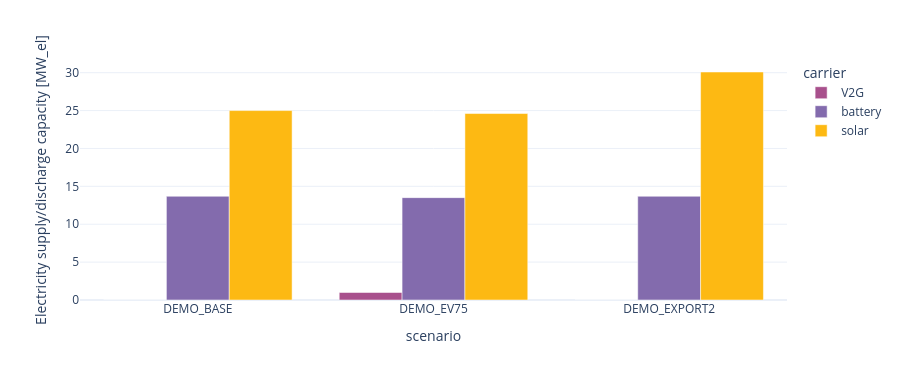

Here is the notebook cell this chart was saved with:
### Markdown cell above
### Read power, inventory and operation separately

The first chart compares electricity supply/discharge power in MW_el. The next
table reports electrolyser input in MW_el and fuel-cell input in MW_H2; a zero
fuel-cell row is retained to show an available option receiving no investment.
Battery energy below is power × six hours, while Store energy is independently
sized. Read those capacities together with the EV75 inventory trajectory.

### Code cell
cases = {"DEMO_BASE": n_base, "DEMO_EV75": n_ev75, "DEMO_EXPORT2": n_export2}
capacity_cases = pypsa.NetworkCollection(pd.Series(cases).rename_axis("scenario"))
power_capacity = (
    capacity_cases.statistics.optimal_capacity(
        components=["Generator", "Link", "StorageUnit"], bus_carrier="AC",
        groupby="carrier", aggregate_across_components=True, nice_names=False,
    ).clip(lower=0).unstack("scenario").fillna(0.0).round(2)
    .loc[lambda x: x.ne(0).any(axis=1)]
)
fig = power_capacity.T.plot.bar(
    barmode="group", color_discrete_map=n.carriers.color.to_dict(), height=380)
fig.update_yaxes(title_text="Electricity supply/discharge capacity [MW_el]")
fig.show()

### Figure 1 — Plotly figure (JSON) as saved in the notebook; plotly's stock layout.template omitted (floating-point values rounded to 4 significant figures)
{"data": [{"alignmentgroup": "True", "hovertemplate": "carrier=V2G<br>scenario=%{x}<br>value=%{y}<extra></extra>", "legendgroup": "V2G", "marker": {"color": "#a8508c", "pattern": {"shape": ""}}, "name": "V2G", "offsetgroup": "V2G", "orientation": "v", "showlegend": true, "textposition": "auto", "type": "bar", "x": ["DEMO_BASE", "DEMO_EV75", "DEMO_EXPORT2"], "xaxis": "x", "y": [0, 0.99, 0], "yaxis": "y"}, {"alignmentgroup": "True", "hovertemplate": "carrier=battery<br>scenario=%{x}<br>value=%{y}<extra></extra>", "legendgroup": "battery", "marker": {"color": "#836bad", "pattern": {"shape": ""}}, "name": "battery", "offsetgroup": "battery", "orientation": "v", "showlegend": true, "textposition": "auto", "type": "bar", "x": ["DEMO_BASE", "DEMO_EV75", "DEMO_EXPORT2"], "xaxis": "x", "y": [13.69, 13.51, 13.69], "yaxis": "y"}, {"alignmentgroup": "True", "hovertemplate": "carrier=solar<br>scenario=%{x}<br>value=%{y}<extra></extra>", "legendgroup": "solar", "marker": {"color": "#fdb913", "pattern": {"shape": ""}}, "name": "solar", "offsetgroup": "solar", "orientation": "v", "showlegend": true, "textposition": "auto", "type": "bar", "x": ["DEMO_BASE", "DEMO_EV75", "DEMO_EXPORT2"], "xaxis": "x", "y": [25, 24.61, 30.09], "yaxis": "y"}], "layout": {"barmode": "group", "height": 380, "legend": {"title": {"text": "carrier"}, "tracegroupgap": 0}, "margin": {"t": 60}, "xaxis": {"anchor": "y", "domain": [0, 1], "title": {"text": "scenario"}}, "yaxis": {"anchor": "x", "domain": [0, 1], "title": {"text": "Electricity supply/discharge capacity [MW_el]"}}}}
